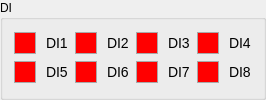
                 <widget class="QGroupBox" name="groupBox_17">
                  <property name="title">
                   <string>DI</string>
                  </property>
                  <layout class="QVBoxLayout" name="verticalLayout_9">
                   <item>
                    <layout class="QHBoxLayout" name="horizontalLayout_29">
                     <item>
                      <widget class="QCheckBox" name="cbox_DI1">
                       <property name="enabled">
                        <bool>true</bool>
                       </property>
                       <property name="styleSheet">
                        <string notr="true">QCheckBox {
    /* 默认样式 */
    spacing: 10px; /* 文字和框框之间的间距 */
    font-size: 14px; /* 字体大小 */
}

QCheckBox::indicator {
    /* 按钮的大小 */
    width: 20px;
    height: 20px;
}

QCheckBox::indicator:unchecked {
    /* 未选中状态的样式 */
    background-color:rgb(255, 0, 0); /* 背景颜色 */
    border: 1px solid darkgray; /* 边框颜色 */
}

QCheckBox::indicator:unchecked:hover {
    /* 未选中状态鼠标悬停时的样式 */
    background-color: gray; /* 背景颜色 */
}

QCheckBox::indicator:checked {
    /* 选中状态的样式 */
    background-color: rgb(0, 255, 0); /* 背景颜色 */
    border: 1px solid darkred; /* 边框颜色 */
}

QCheckBox::indicator:checked:hover {
    /* 选中状态鼠标悬停时的样式 */
    background-color: darkred; /* 背景颜色 */
}</string>
                       </property>
                       <property name="text">
                        <string>DI1</string>
                       </property>
                      </widget>
                     </item>
                     <item>
                      <widget class="QCheckBox" name="cbox_DI2">
                       <property name="enabled">
                        <bool>true</bool>
                       </property>
                       <property name="styleSheet">
                        <string notr="true">QCheckBox {
    /* 默认样式 */
    spacing: 10px; /* 文字和框框之间的间距 */
    font-size: 14px; /* 字体大小 */
}

QCheckBox::indicator {
    /* 按钮的大小 */
    width: 20px;
    height: 20px;
}

QCheckBox::indicator:unchecked {
    /* 未选中状态的样式 */
    background-color:rgb(255, 0, 0); /* 背景颜色 */
    border: 1px solid darkgray; /* 边框颜色 */
}

QCheckBox::indicator:unchecked:hover {
    /* 未选中状态鼠标悬停时的样式 */
    background-color: gray; /* 背景颜色 */
}

QCheckBox::indicator:checked {
    /* 选中状态的样式 */
    background-color: rgb(0, 255, 0); /* 背景颜色 */
    border: 1px solid darkred; /* 边框颜色 */
}

QCheckBox::indicator:checked:hover {
    /* 选中状态鼠标悬停时的样式 */
    background-color: darkred; /* 背景颜色 */
}</string>
                       </property>
                       <property name="text">
                        <string>DI2</string>
                       </property>
                      </widget>
                     </item>
                     <item>
                      <widget class="QCheckBox" name="cbox_DI3">
                       <property name="enabled">
                        <bool>true</bool>
                       </property>
                       <property name="styleSheet">
                        <string notr="true">QCheckBox {
    /* 默认样式 */
    spacing: 10px; /* 文字和框框之间的间距 */
    font-size: 14px; /* 字体大小 */
}

QCheckBox::indicator {
    /* 按钮的大小 */
    width: 20px;
    height: 20px;
}

QCheckBox::indicator:unchecked {
    /* 未选中状态的样式 */
    background-color:rgb(255, 0, 0); /* 背景颜色 */
    border: 1px solid darkgray; /* 边框颜色 */
}

QCheckBox::indicator:unchecked:hover {
    /* 未选中状态鼠标悬停时的样式 */
    background-color: gray; /* 背景颜色 */
}

QCheckBox::indicator:checked {
    /* 选中状态的样式 */
    background-color: rgb(0, 255, 0); /* 背景颜色 */
    border: 1px solid darkred; /* 边框颜色 */
}

QCheckBox::indicator:checked:hover {
    /* 选中状态鼠标悬停时的样式 */
    background-color: darkred; /* 背景颜色 */
}</string>
                       </property>
                       <property name="text">
                        <string>DI3</string>
                       </property>
                      </widget>
                     </item>
                     <item>
                      <widget class="QCheckBox" name="cbox_DIAirPressure_2">
                       <property name="styleSheet">
                        <string notr="true">QCheckBox {
    /* 默认样式 */
    spacing: 10px; /* 文字和框框之间的间距 */
    font-size: 14px; /* 字体大小 */
}

QCheckBox::indicator {
    /* 按钮的大小 */
    width: 20px;
    height: 20px;
}

QCheckBox::indicator:unchecked {
    /* 未选中状态的样式 */
    background-color:rgb(255, 0, 0); /* 背景颜色 */
    border: 1px solid darkgray; /* 边框颜色 */
}

QCheckBox::indicator:unchecked:hover {
    /* 未选中状态鼠标悬停时的样式 */
    background-color: gray; /* 背景颜色 */
}

QCheckBox::indicator:checked {
    /* 选中状态的样式 */
    background-color: rgb(0, 255, 0); /* 背景颜色 */
    border: 1px solid darkred; /* 边框颜色 */
}

QCheckBox::indicator:checked:hover {
    /* 选中状态鼠标悬停时的样式 */
    background-color: darkred; /* 背景颜色 */
}</string>
                       </property>
                       <property name="text">
                        <string>DI4</string>
                       </property>
                      </widget>
                     </item>
                    </layout>
                   </item>
                   <item>
                    <layout class="QHBoxLayout" name="horizontalLayout_46">
                     <item>
                      <widget class="QCheckBox" name="cbox_DICameraTrigger1_2">
                       <property name="styleSheet">
                        <string notr="true">QCheckBox {
    /* 默认样式 */
    spacing: 10px; /* 文字和框框之间的间距 */
    font-size: 14px; /* 字体大小 */
}

QCheckBox::indicator {
    /* 按钮的大小 */
    width: 20px;
    height: 20px;
}

QCheckBox::indicator:unchecked {
    /* 未选中状态的样式 */
    background-color:rgb(255, 0, 0); /* 背景颜色 */
    border: 1px solid darkgray; /* 边框颜色 */
}

QCheckBox::indicator:unchecked:hover {
    /* 未选中状态鼠标悬停时的样式 */
    background-color: gray; /* 背景颜色 */
}

QCheckBox::indicator:checked {
    /* 选中状态的样式 */
    background-color: rgb(0, 255, 0); /* 背景颜色 */
    border: 1px solid darkred; /* 边框颜色 */
}

QCheckBox::indicator:checked:hover {
    /* 选中状态鼠标悬停时的样式 */
    background-color: darkred; /* 背景颜色 */
}</string>
                       </property>
                       <property name="text">
                        <string>DI5</string>
                       </property>
                      </widget>
                     </item>
                     <item>
                      <widget class="QCheckBox" name="cbox_DICameraTrigger2_2">
                       <property name="styleSheet">
                        <string notr="true">QCheckBox {
    /* 默认样式 */
    spacing: 10px; /* 文字和框框之间的间距 */
    font-size: 14px; /* 字体大小 */
}

QCheckBox::indicator {
    /* 按钮的大小 */
    width: 20px;
    height: 20px;
}

QCheckBox::indicator:unchecked {
    /* 未选中状态的样式 */
    background-color:rgb(255, 0, 0); /* 背景颜色 */
    border: 1px solid darkgray; /* 边框颜色 */
}

QCheckBox::indicator:unchecked:hover {
    /* 未选中状态鼠标悬停时的样式 */
    background-color: gray; /* 背景颜色 */
}

QCheckBox::indicator:checked {
    /* 选中状态的样式 */
    background-color: rgb(0, 255, 0); /* 背景颜色 */
    border: 1px solid darkred; /* 边框颜色 */
}

QCheckBox::indicator:checked:hover {
    /* 选中状态鼠标悬停时的样式 */
    background-color: darkred; /* 背景颜色 */
}</string>
                       </property>
                       <property name="text">
                        <string>DI6</string>
                       </property>
                      </widget>
                     </item>
                     <item>
                      <widget class="QCheckBox" name="cbox_DICameraTrigger3_2">
                       <property name="styleSheet">
                        <string notr="true">QCheckBox {
    /* 默认样式 */
    spacing: 10px; /* 文字和框框之间的间距 */
    font-size: 14px; /* 字体大小 */
}

QCheckBox::indicator {
    /* 按钮的大小 */
    width: 20px;
    height: 20px;
}

QCheckBox::indicator:unchecked {
    /* 未选中状态的样式 */
    background-color:rgb(255, 0, 0); /* 背景颜色 */
    border: 1px solid darkgray; /* 边框颜色 */
}

QCheckBox::indicator:unchecked:hover {
    /* 未选中状态鼠标悬停时的样式 */
    background-color: gray; /* 背景颜色 */
}

QCheckBox::indicator:checked {
    /* 选中状态的样式 */
    background-color: rgb(0, 255, 0); /* 背景颜色 */
    border: 1px solid darkred; /* 边框颜色 */
}

QCheckBox::indicator:checked:hover {
    /* 选中状态鼠标悬停时的样式 */
    background-color: darkred; /* 背景颜色 */
}</string>
                       </property>
                       <property name="text">
                        <string>DI7</string>
                       </property>
                      </widget>
                     </item>
                     <item>
                      <widget class="QCheckBox" name="cbox_DICameraTrigger4_2">
                       <property name="styleSheet">
                        <string notr="true">QCheckBox {
    /* 默认样式 */
    spacing: 10px; /* 文字和框框之间的间距 */
    font-size: 14px; /* 字体大小 */
}

QCheckBox::indicator {
    /* 按钮的大小 */
    width: 20px;
    height: 20px;
}

QCheckBox::indicator:unchecked {
    /* 未选中状态的样式 */
    background-color:rgb(255, 0, 0); /* 背景颜色 */
    border: 1px solid darkgray; /* 边框颜色 */
}

QCheckBox::indicator:unchecked:hover {
    /* 未选中状态鼠标悬停时的样式 */
    background-color: gray; /* 背景颜色 */
}

QCheckBox::indicator:checked {
    /* 选中状态的样式 */
    background-color: rgb(0, 255, 0); /* 背景颜色 */
    border: 1px solid darkred; /* 边框颜色 */
}

QCheckBox::indicator:checked:hover {
    /* 选中状态鼠标悬停时的样式 */
    background-color: darkred; /* 背景颜色 */
}</string>
                       </property>
                       <property name="text">
                        <string>DI8</string>
                       </property>
                      </widget>
                     </item>
                    </layout>
                   </item>
                  </layout>
                 </widget>
